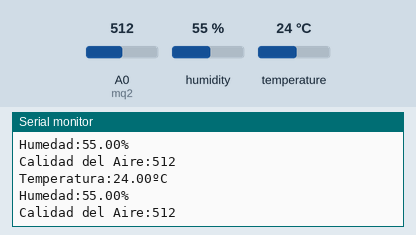
The sketch below on a simulated Arduino Uno, built with avr-gcc and run on an emulated ATmega328P. On the bench: the last lines printed to the serial monitor. The inputs (shaded band) are chosen by the test bench; at power-on: humidity 55 %, A0 (mq2) = 512, temperature 24 °C.

Above: at 2.8 s.
2.9 s: humidity set to 22 %
At 5.2 s:
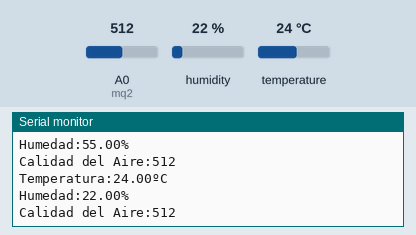
5.6 s: A0 (mq2) set to 716
At 7.0 s:
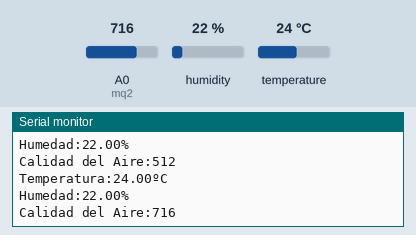
8.3 s: temperature set to 12 °C
At 10.7 s:
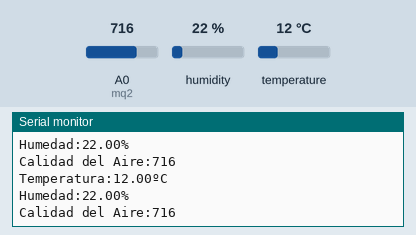
11.0 s: A0 (mq2) set to 900
At 13.4 s:
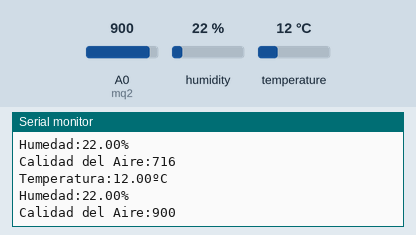
13.7 s: humidity set to 40 %
At 15.6 s:
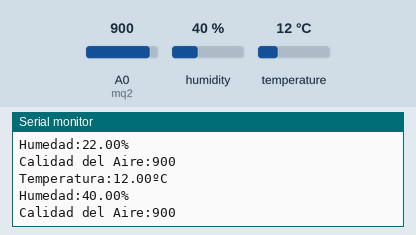
Timing chart, 0 to 17.1 s (numbered marks = the images above; inputs shaded):
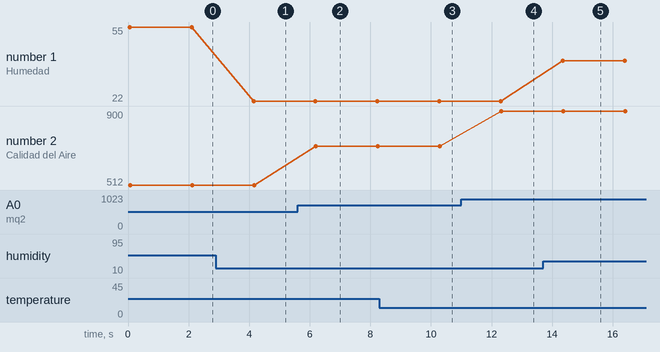

Measured:
- after the input at 2.9 s, the serial monitor: prints a new line after 1.2 s (image 1)
- after the input at 5.6 s, the serial monitor: prints a new line after 0.60 s (image 2)
- after the input at 8.3 s, the serial monitor: prints a new line after 1.9 s (image 3)
- after the input at 11.0 s, the serial monitor: prints a new line after 1.3 s (image 4)
- after the input at 13.7 s, the serial monitor: prints a new line after 0.65 s (image 5)
- plotted number 1: 55 → 22 after the input at 2.9 s, 22 → 40 after the input at 13.7 s
- plotted number 2: 512 → 716 after the input at 5.6 s, 716 → 900 after the input at 11.0 s

The sketch:

Prueba2_Environment.ino
```cpp
#include <WEMOS_SHT3X.h>
SHT3X sensor(0x44);

#define mq2 A0

void setup() {
Serial.begin(9600);
pinMode(mq2, INPUT);
}

void loop() {
if(sensor.get()==0){
  Serial.println("Temperatura:"+String(sensor.cTemp,2)+"ºC");
  Serial.println("Humedad:"+String(sensor.humidity,2)+"%");
}else{
  Serial.println("Error al leer los Datos");
}

int mq2Value= analogRead(mq2);
Serial.println("Calidad del Aire:"+String(mq2Value,DEC));

delay(2000);
}
```
